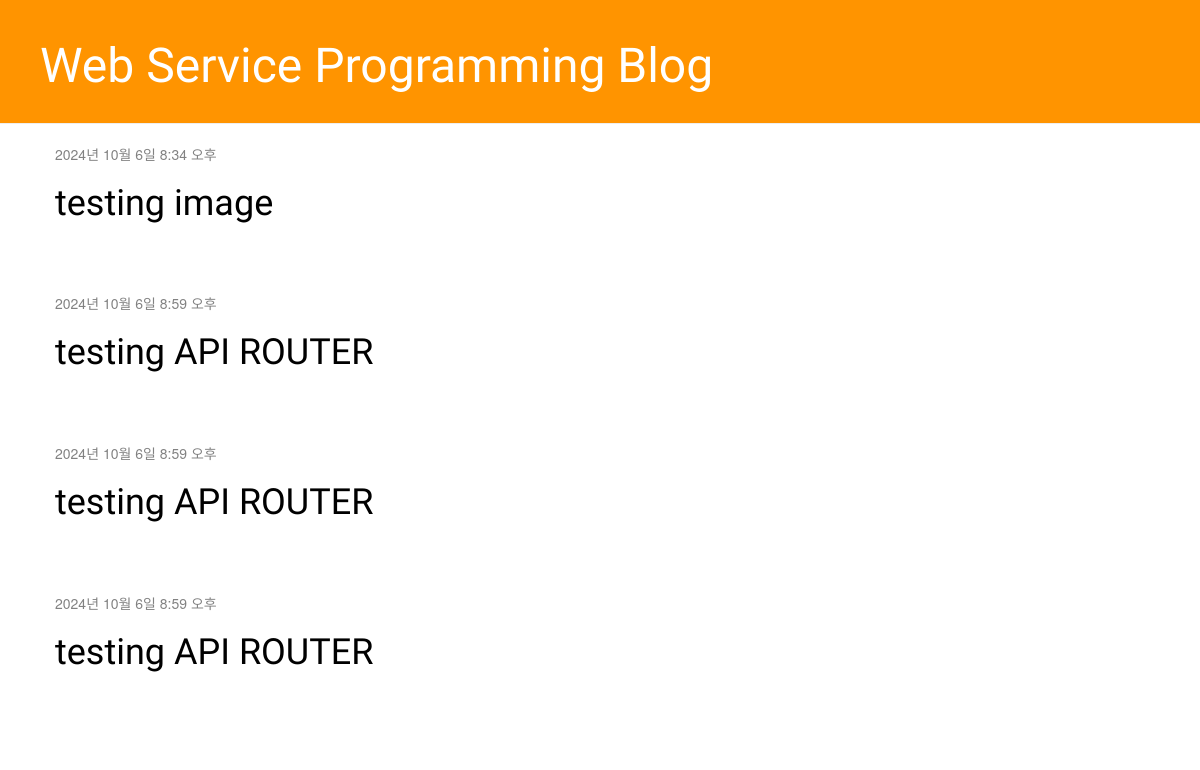
The app's page /, older data.
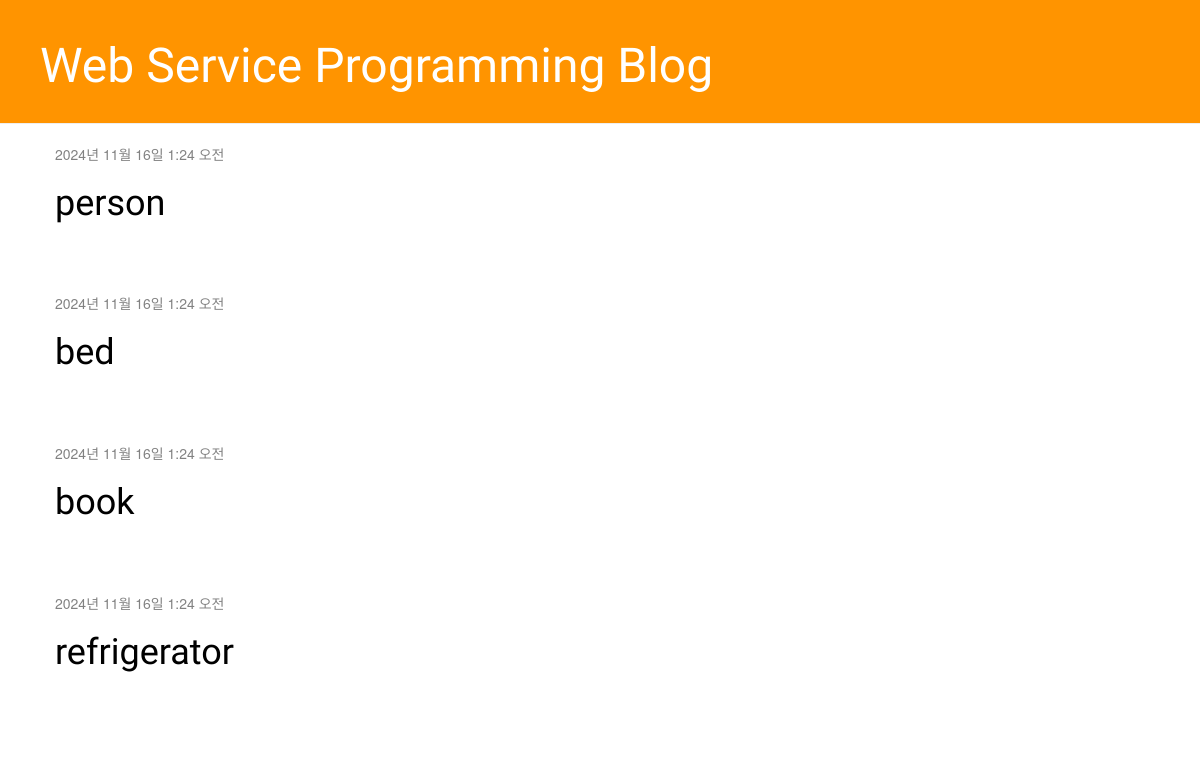
The same page, newer data.
### blog/models.py (models this page shows, shortened)
class Post(models.Model):
    author = models.ForeignKey(settings.AUTH_USER_MODEL, on_delete=models.CASCADE)
    title = models.CharField(max_length=200)
    text = models.TextField()
    created_date = models.DateTimeField(default=timezone.now)
    published_date = models.DateTimeField(blank=True, null=True)
    image = models.ImageField(upload_to='blog_image/%Y/%m/%d/', default="blog_image/default_error.png")

### blog/views.py (the view)
# urls.py: path('', views.post_list, name='post_list'),
def post_list(request):
    posts = Post.objects.filter(published_date__lte=timezone.now()).order_by('published_date')
    return render(request, 'blog/post_list.html', {'posts': posts})

### blog/templates/blog/post_list.html
{% extends 'blog/base.html' %}
{% block content %}
    {% for post in posts %}
        <div class="post">
            <div class="date">
                {{ post.published_date }}
            </div>
            <h1><a href="{% url 'post_detail' pk=post.pk %}">{{ post.title }}</a></h1>
        </div>
    {% endfor %}
{% endblock %}

Row changes from the older to the newer data that the page shows:
removed Post: published_date "2024년 10월 6일 8:34 오후", title "testing image"
removed Post: published_date "2024년 10월 6일 8:59 오후", title "testing API ROUTER"
removed Post: published_date "2024년 10월 6일 8:59 오후", title "testing API ROUTER"
removed Post: published_date "2024년 10월 6일 8:59 오후", title "testing API ROUTER"
added Post: published_date "2024년 11월 16일 1:24 오전", title "person"
added Post: published_date "2024년 11월 16일 1:24 오전", title "bed"
added Post: published_date "2024년 11월 16일 1:24 오전", title "book"
added Post: published_date "2024년 11월 16일 1:24 오전", title "refrigerator"
